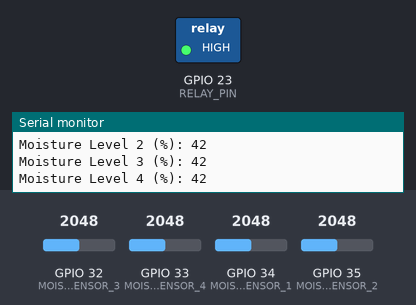
Recording of a sketch running on a simulated ESP32. Parts: switched loads named in the sketch (green lamp = pin HIGH), the last lines printed to the serial monitor. Inputs (shaded band) come from the test bench; at power-on: GPIO 32 (MOISTURE_SENSOR_3) = 2048, GPIO 33 (MOISTURE_SENSOR_4) = 2048, GPIO 34 (MOISTURE_SENSOR_1) = 2048, GPIO 35 (MOISTURE_SENSOR_2) = 2048. WiFi joins after 1.5 s; servers stay silent unless stated.

Above: at 3.2 s.
3.3 s: GPIO 32 (MOISTURE_SENSOR_3) set to 1755
6.3 s: GPIO 32 (MOISTURE_SENSOR_3) set to 1682
At 8.3 s:
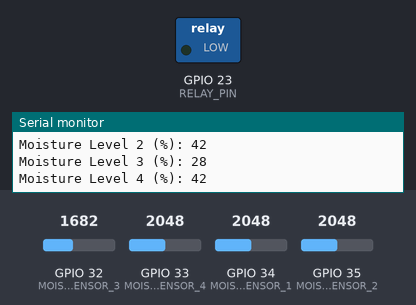
9.1 s: GPIO 32 (MOISTURE_SENSOR_3) set to 2866
At 10.5 s:
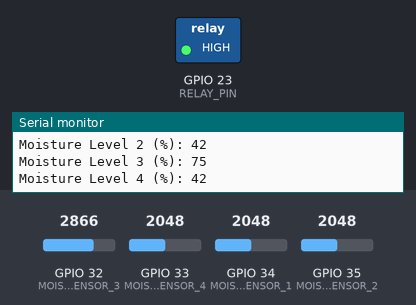
11.6 s: GPIO 32 (MOISTURE_SENSOR_3) set to 1228
At 13.9 s:
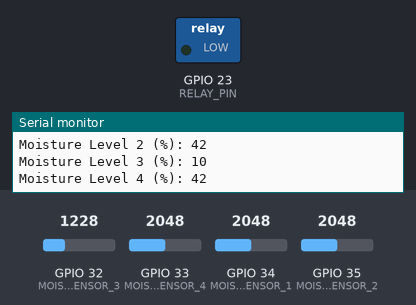
Timing chart, 0 to 15.1 s (numbered marks = the images above; inputs shaded):
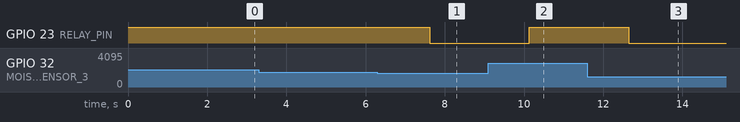

The sketch:

final.ino
```cpp
#include <WiFi.h>
#include <FirebaseESP32.h>

// Wi-Fi Credentials
#define WIFI_SSID "FREESPOT"
#define WIFI_PASSWORD "sudharsanam.A"

// Firebase Credentials
#define FIREBASE_HOST "https://gdg00-d79b5-default-rtdb.firebaseio.com/"
#define FIREBASE_AUTH "ZzlRHYKPBDO97SiQ3xhRg9046HtOAZksvy8bJdIj"

// Sensor and Relay Pin Configuration
#define MOISTURE_SENSOR_1 34
#define MOISTURE_SENSOR_2 35
#define MOISTURE_SENSOR_3 32
#define MOISTURE_SENSOR_4 33
#define RELAY_PIN 23

FirebaseData fbdo;
FirebaseAuth auth;
FirebaseConfig config;

// Convert raw analog to % moisture
int rawToPercentage(int raw) {
    int wet = 1000;  // Calibrated value for wet soil
    int dry = 3500;  // Calibrated value for dry soil

    // Clamp within range
    if (raw < wet) raw = wet;
    if (raw > dry) raw = dry;

    // Map to 0–100%
    return map(raw, dry, wet, 100, 0);
}

void setup() {
    Serial.begin(115200);

    // Pin Modes
    pinMode(MOISTURE_SENSOR_1, INPUT);
    pinMode(MOISTURE_SENSOR_2, INPUT);
    pinMode(MOISTURE_SENSOR_3, INPUT);
    pinMode(MOISTURE_SENSOR_4, INPUT);
    pinMode(RELAY_PIN, OUTPUT);
    digitalWrite(RELAY_PIN, HIGH); // Motor OFF initially

    // Wi-Fi Connection
    WiFi.begin(WIFI_SSID, WIFI_PASSWORD);
    Serial.print("Connecting to Wi-Fi");
    while (WiFi.status() != WL_CONNECTED) {
        Serial.print(".");
        delay(1000);
    }
    Serial.println("\nConnected to Wi-Fi");

    // Firebase Setup
    config.host = FIREBASE_HOST;
    config.signer.tokens.legacy_token = FIREBASE_AUTH;
    Firebase.begin(&config, &auth);
    Firebase.reconnectWiFi(true);
}

void loop() {
    // Raw readings
    int raw1 = analogRead(MOISTURE_SENSOR_1);
    int raw2 = analogRead(MOISTURE_SENSOR_2);
    int raw3 = analogRead(MOISTURE_SENSOR_3);
    int raw4 = analogRead(MOISTURE_SENSOR_4);

    // Convert to percentage
    int moisture1 = rawToPercentage(raw1);
    int moisture2 = rawToPercentage(raw2);
    int moisture3 = rawToPercentage(raw3);
    int moisture4 = rawToPercentage(raw4);

    // Print to Serial Monitor
    Serial.print("Moisture Level 1 (%): "); Serial.println(moisture1);
    Serial.print("Moisture Level 2 (%): "); Serial.println(moisture2);
    Serial.print("Moisture Level 3 (%): "); Serial.println(moisture3);
    Serial.print("Moisture Level 4 (%): "); Serial.println(moisture4);

    // Send to Firebase
    Firebase.setInt(fbdo, "/moisture1", moisture1);
    Firebase.setInt(fbdo, "/moisture2", moisture2);
    Firebase.setInt(fbdo, "/moisture3", moisture3);
    Firebase.setInt(fbdo, "/moisture4", moisture4);

    // Motor Control based on threshold %
    int threshold = 30;
    if (moisture1 < threshold || moisture2 < threshold || moisture3 < threshold || moisture4 < threshold) {
        digitalWrite(RELAY_PIN, LOW); // Turn ON motor
        Firebase.setBool(fbdo, "/motor_status", true);
    } else {
        digitalWrite(RELAY_PIN, HIGH); // Turn OFF motor
        Firebase.setBool(fbdo, "/motor_status", false);
    }

    delay(500); // Wait 5 seconds before next reading
}
```

Measured:
- the behaviour switches between 1726 and 1725 on GPIO 32 (MOISTURE_SENSOR_3) (found by bisection; images 0 and 1)
- after the input at 6.3 s, GPIO 23 (RELAY_PIN): HIGH → LOW after 1.3 s
- after the input at 9.1 s, GPIO 23 (RELAY_PIN): LOW → HIGH after 1.0 s
- after the input at 11.6 s, GPIO 23 (RELAY_PIN): HIGH → LOW after 1.0 s
